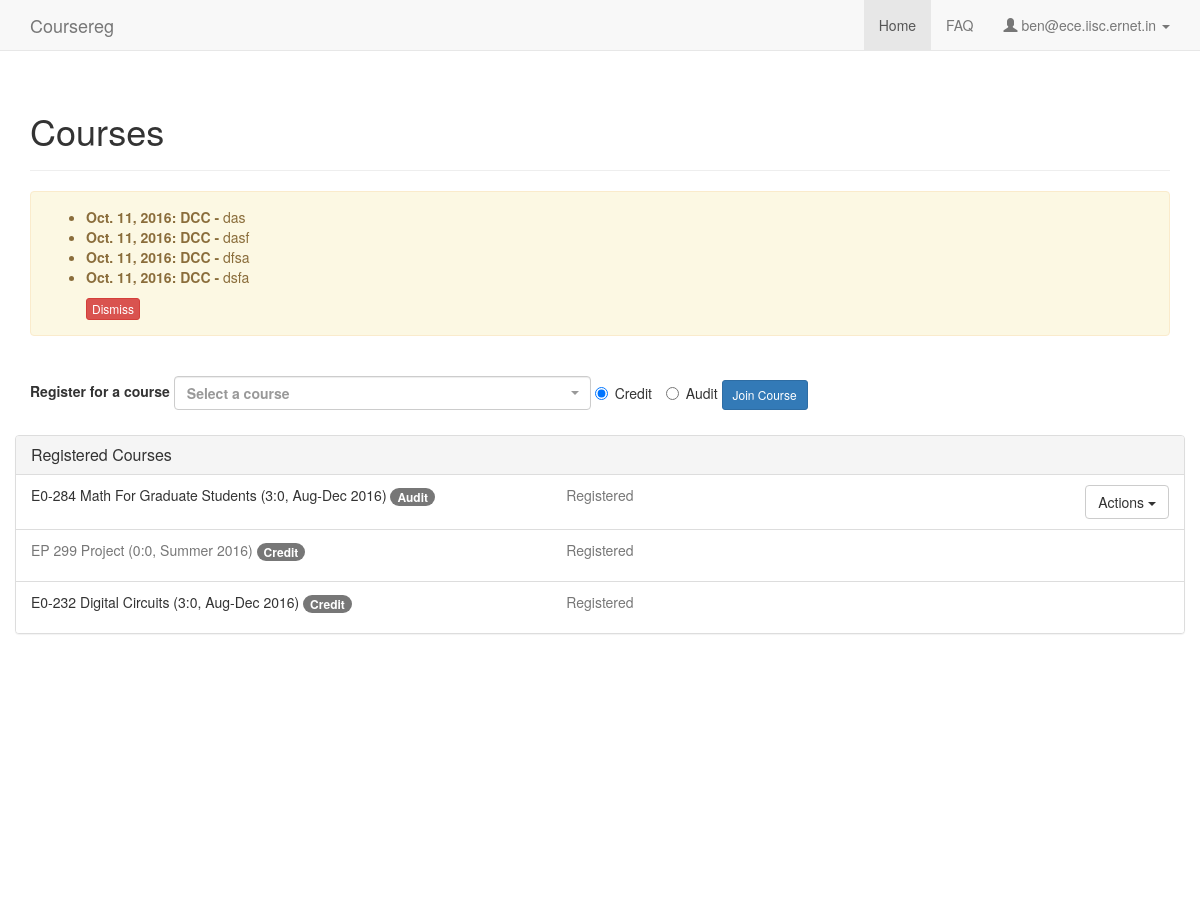
Page / (signed in) on the committed database.
### coursereg/models.py (models this page shows, shortened)
class User(AbstractBaseUser, PermissionsMixin):
    USER_TYPE_STUDENT = 0
    USER_TYPE_FACULTY = 1
    USER_TYPE_DCC = 2
    USER_TYPE_OTHER = 3
    USER_TYPE_CHOICES = (
        (USER_TYPE_STUDENT, "Student"),
        (USER_TYPE_FACULTY, "Faculty"),
        (USER_TYPE_DCC, "DCC"),
        (USER_TYPE_OTHER, "Other"),
    )
    email = models.EmailField(max_length=254, unique=True)
    full_name = models.CharField(max_length=250)
    user_type = models.IntegerField(default=USER_TYPE_OTHER, choices=USER_TYPE_CHOICES)
    adviser = models.ForeignKey('self', null=True, blank=True, on_delete=models.CASCADE, limit_choices_to={'user_type': USER_TYPE_FACULTY})
    degree = models.ForeignKey(Degree, on_delete=models.CASCADE, null=True, blank=True)
    department = models.ForeignKey(Department, on_delete=models.CASCADE, null=True)
    date_joined = models.DateTimeField(default=timezone.now)
    sr_no = models.CharField(max_length=200, default='-')
    telephone = models.CharField(max_length=100, default='', blank=True)
    is_dcc_review_pending = models.BooleanField(default=False)
    is_dcc_sent_notification = models.BooleanField(default=False)
    is_adviser_review_pending = models.BooleanField(default=False)
    is_staff = models.BooleanField(default=False)
    is_active = models.BooleanField(default=True)
    objects = CustomUserManager()
    USERNAME_FIELD = 'email'
    REQUIRED_FIELDS = []

class Notification(models.Model):
    ORIGIN_ADVISER = 0
    ORIGIN_INSTRUCTOR = 1
    ORIGIN_DCC = 2
    ORIGIN_OTHER = 3
    ORIGIN_STUDENT = 4
    ORIGIN_CHOICES = (
        (ORIGIN_ADVISER, 'Adviser'),
        (ORIGIN_INSTRUCTOR, 'Instructor'),
        (ORIGIN_DCC, 'DCC'),
        (ORIGIN_OTHER, 'Other'),
        (ORIGIN_STUDENT, 'Student')
    )
    user = models.ForeignKey(User, on_delete=models.CASCADE)
    origin = models.IntegerField(default=ORIGIN_DCC, choices=ORIGIN_CHOICES)
    message = models.TextField()
    is_student_acknowledged = models.BooleanField(default=False)
    is_adviser_acknowledged = models.BooleanField(default=False)
    is_dcc_acknowledged = models.BooleanField(default=False)
    created_at = models.DateField(auto_now_add=True)

class RegistrationType(models.Model):
    name = models.CharField(max_length=100)
    should_count_towards_cgpa = models.BooleanField(default=True)
    is_active = models.BooleanField(default=True)
    def __unicode__(self):
        return self.name

class Participant(models.Model):
    PARTICIPANT_STUDENT = 0
    PARTICIPANT_INSTRUCTOR = 1
    PARTICIPANT_TA = 2
    PARTICIPANT_CHOICES = (
        (PARTICIPANT_STUDENT, 'Student'),
        (PARTICIPANT_INSTRUCTOR, 'Instructor'),
        (PARTICIPANT_TA, 'TA'),
    )
    user = models.ForeignKey('User', on_delete=models.CASCADE)
    course = models.ForeignKey('Course', on_delete=models.CASCADE)
    participant_type = models.IntegerField(default=PARTICIPANT_INSTRUCTOR, choices=PARTICIPANT_CHOICES)
    registration_type = models.ForeignKey('RegistrationType', null=True, on_delete=models.CASCADE)
    is_drop = models.BooleanField(default=False)
    grade = models.ForeignKey('Grade', on_delete=models.CASCADE, blank=True, null=True)
    should_count_towards_cgpa = models.BooleanField(default=True)
    lock_from_student = models.BooleanField(default=False)
    created_at = models.DateTimeField(auto_now_add=True)
    updated_at = models.DateTimeField(auto_now=True)
    def get_status_desc(self):
        if self.is_drop:
            return 'Dropped this course'
        if self.grade == None:
            if self.user.is_dcc_review_pending or self.user.is_adviser_review_pending:
                return 'In progress'
            else:
                return 'Registered'
        else:
            return self.grade
    def get_reg_type_desc(self):
        if self.is_drop:
            return 'Drop'
        else:
            return self.registration_type

class Course(models.Model):
    num = models.CharField(max_length=100)
    title = models.CharField(max_length=200)
    department = models.ForeignKey(Department, on_delete=models.CASCADE)
    term = models.ForeignKey(Term)
    credits = models.CharField(max_length=100, default='', verbose_name="Credits (ex: 3:0)")
    should_count_towards_cgpa = models.BooleanField(default=True)
    is_instructor_review_pending = models.BooleanField(default=False)
    created_at = models.DateTimeField(auto_now_add=True)
    updated_at = models.DateTimeField(auto_now=True)
    timings = models.CharField(max_length=100, default='Not fixed yet')
    def is_last_cancellation_date_passed(self):
        return timezone.now() > self.term.last_cancellation_date
    def is_last_conversion_date_passed(self):
        return timezone.now() > self.term.last_conversion_date
    def is_last_drop_date_passed(self):
        return timezone.now() > self.term.last_drop_date
    def __unicode__(self):
        return self.num + ' ' + self.title + ' (%s, %s)' % (self.credits, self.term)

class Term(models.Model):
    name = models.CharField(max_length=100)
    year = models.CharField(max_length=4)
    start_reg_date = models.DateTimeField(default=timezone.now)
    last_reg_date = models.DateTimeField(default=timezone.now)
    last_adviser_approval_date = models.DateTimeField(default=timezone.now)
    last_instructor_approval_date = models.DateTimeField(default=timezone.now)
    last_cancellation_date = models.DateTimeField(default=timezone.now)
    last_conversion_date = models.DateTimeField(default=timezone.now)
    last_drop_date = models.DateTimeField(default=timezone.now)
    last_grade_date = models.DateTimeField(default=timezone.now)
    is_active = models.BooleanField(default=True)
    def __unicode__(self):
        return '%s %s' % (self.name, self.year)

### coursereg/views/common.py (the view)
# urls.py: url(r'^$', views.common.index, name='index'),
@login_required
def index(request):
    if request.user.is_superuser:
        return redirect('admin:index')
    elif request.user.user_type == models.User.USER_TYPE_STUDENT:
        return student.index(request)
    elif request.user.user_type == models.User.USER_TYPE_FACULTY:
        return redirect('coursereg:adviser')
    elif request.user.user_type == models.User.USER_TYPE_DCC:
        return redirect('coursereg:dcc_report')
    else:
        messages.error(request, "User type not recognized.")
        return redirect('coursereg:fatal')

### coursereg/templates/coursereg/student.html (shortened to what this page needs)
{% extends "coursereg/base.html" %}
{% block body %}
{% include "coursereg/nav.html" %}
<div class="container" id="maincontainer">
    <div class="row">
        <div class="col-md-12">
            <div class="page-header">
                <h1>Courses</h1>
            </div>
        </div>
    </div>
    {% if notifications %}
    <div class="row">
        <div class="col-md-12">
            <div class="alert alert-warning">
                <ul>
                {% for date, origin, message in notifications %}
                <li>
                    <strong>
                        {{ date }}: {{ origin }} -
                    </strong>
                    {{ message }}
                </li>
                {% endfor %}
                </ul>
                <div id="dismiss">
                    <form action="{% url 'coursereg:notifications_dismiss' %}" method="post">
                        <button type="submit" class="btn btn-danger btn-xs">Dismiss</button>
                    </form>
                </div>
            </div>
        </div>
    </div>
    {% endif %}
    <div class="row top-buffer-1">
        <div class="col-md-12">
            <form class="form-inline" method="post" action="{% url 'coursereg:participants_create' %}">
                <div class="form-group">
                    <label for="id_label_single">
                        Register for a course
                    </label>
                    {% for reg_type in reg_types %}
                    <label class="radio-inline">
                        {% if forloop.counter0 == 0 %}
                        <input type="radio" name="reg_type" value="{{ reg_type.id }}" checked>{{ reg_type }}
                        {% else %}
                        <input type="radio" name="reg_type" value="{{ reg_type.id }}">{{ reg_type }}
                        {% endif %}
                    </label>
                    {% endfor %}
                </div>
                <button type="submit" class="btn btn-primary btn-sm">Join Course</button>
            </form>
        </div>
    </div>
    <div class="row top-buffer-1">
        <div class="panel panel-default">
            <div class="panel-heading">
                <h3 class="panel-title">Registered Courses</h3>
            </div>
            <ul class="list-group">
                {% for participant in participants %}
                <li class="list-group-item">
                    <div class="row">
                        <div class="col-md-11 col-xs-10">
                            <div class="row">
                                <div class="col-md-6 col-xs-12">
                                    {% if participant.should_count_towards_cgpa %}
                                    <p title="Timings: {{participant.course.timings}}">
                                    {% else %}
                                    <p title="Timings: {{participant.course.timings}}" class="text-muted">
                                    {% endif %}
                                        {{ participant.course }} <span class="badge">{{ participant.get_reg_type_desc }}</span>
                                    </p>
                                </div>
                                <div class="col-md-6 col-xs-12">
                                    <p class="text-muted">
                                        {{ participant.get_status_desc }}
                                    </p>
                                </div>
                            </div>
                        </div>
                        <div class="col-md-1 col-xs-2">
                            <div title="Options" class="pull-right">
                                {% if not participant.course.is_last_drop_date_passed %}
                                <div class="dropdown">
                                    <button class="btn btn-default dropdown-toggle hidden-xs" type="button" data-toggle="dropdown" aria-haspopup="true" aria-expanded="true">
                                        Actions
                                        <span class="caret"></span>
                                    </button>
                                </div>
                                {% endif %}
                            </div>
                        </div>
                    </div>
                </li>
                {% endfor %}
            </ul>
        </div>
    </div>
</div>
{% endblock %}
{% block head %}
{% load staticfiles %}
<link href="{% static 'coursereg/css/select2.min.css' %}" rel="stylesheet">
<link href="{% static 'coursereg/css/select2-bootstrap.min.css' %}" rel="stylesheet">
{% endblock %}
{% block script %}
{% load staticfiles %}
{% endblock %}

### coursereg/templates/coursereg/nav.html (shortened to what this page needs)
<nav class="navbar navbar-default navbar-static-top">
    <div class="container">
        <div class="navbar-header">
            <a class="navbar-brand" href="{% url 'coursereg:index' %}">Coursereg</a>
        </div>
        <div id="navbar" class="navbar-collapse collapse">
            <ul class="nav navbar-nav navbar-right">
                {% if user_type == 'student' %}
                    {% if nav_active == 'home' %}
                    <li class="active"><a href="{% url 'coursereg:index' %}">Home</a></li>
                    {% else %}
                    <li><a href="{% url 'coursereg:index' %}">Home</a></li>
                    {% endif %}
                {% endif %}
                {% if nav_active == 'faq' %}
                <li class="active"><a href="{% url 'coursereg:faq' %}">FAQ</a></li>
                {% else %}
                <li><a href="{% url 'coursereg:faq' %}">FAQ</a></li>
                {% endif %}
                <li class="dropdown">
                    <a href="#" class="dropdown-toggle" data-toggle="dropdown" role="button" aria-haspopup="true" aria-expanded="false">
                        <span class="glyphicon glyphicon-user" aria-hidden="true"></span>
                        {{ user_email }}
                        <span class="caret"></span>
                    </a>
                </li>
            </ul>
        </div>
    </div>
</nav>

### coursereg/static/coursereg/css/coursereg.css (style rules this page uses)
.top-buffer-1 { margin-top: 20px; }
.row { word-break:break-all; }
#maincontainer { margin-bottom: 50px; min-height: 800px; }
#dismiss { margin-top: 10px; margin-left: 40px; }

### rows in the picture
User: email "ben@ece.iisc.ernet.in"
Notification: notifications "Oct. 11, 2016", notifications "das"
Notification: notifications "Oct. 11, 2016", notifications "dasf"
Notification: notifications "Oct. 11, 2016", notifications "dfsa"
Notification: notifications "Oct. 11, 2016", notifications "dsfa"
RegistrationType: name "Credit"
RegistrationType: name "Audit"
Participant: course "E0-284 Math For Graduate Students (3:0, Aug-Dec 2016)", get_reg_type_desc "Audit", get_status_desc "Registered"
Participant: course "EP 299 Project (0:0, Summer 2016)", get_reg_type_desc "Credit", get_status_desc "Registered"
Participant: course "E0-232 Digital Circuits (3:0, Aug-Dec 2016)", get_reg_type_desc "Credit", get_status_desc "Registered"

### other values in the picture
{{ origin }} "DCC" "DCC" "DCC" "DCC"
